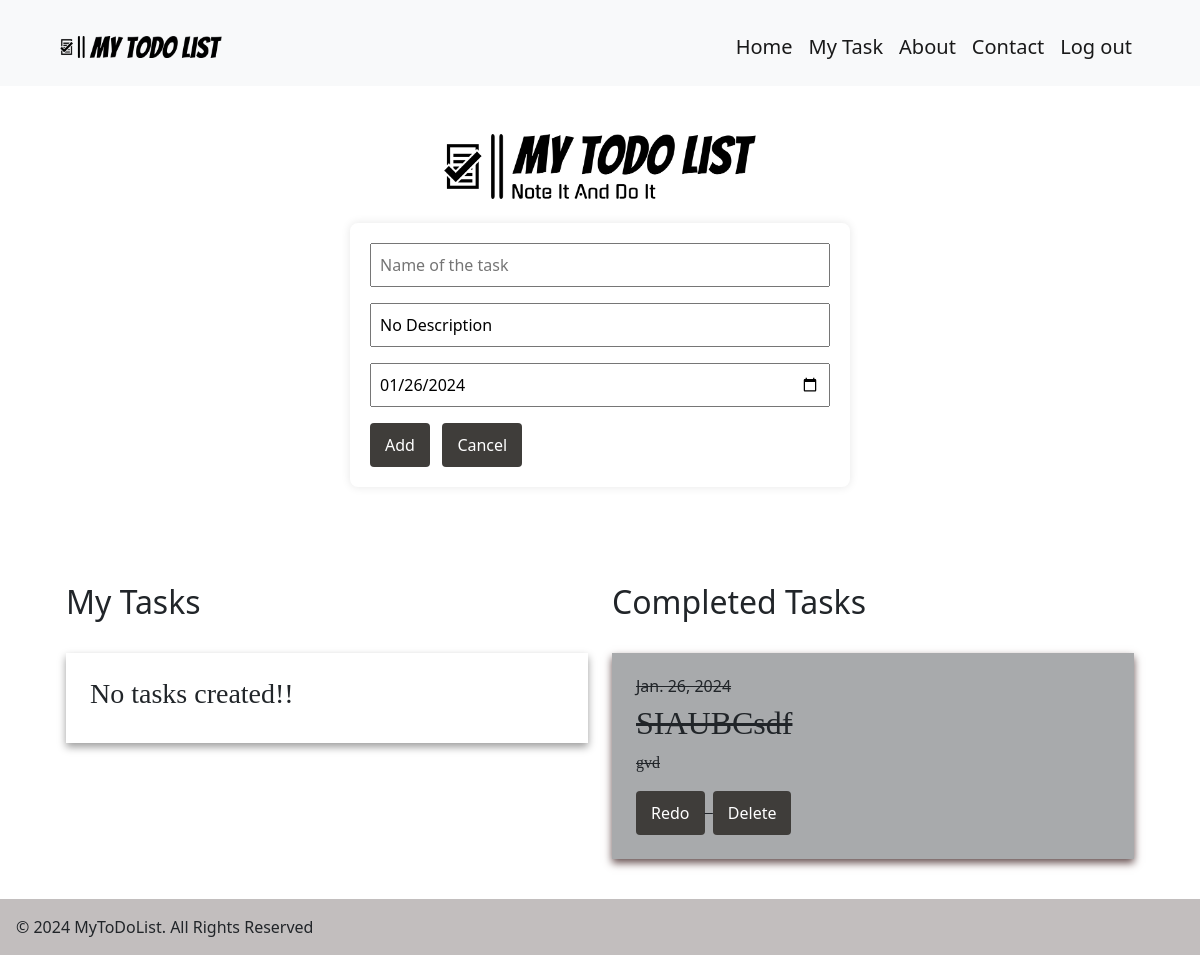
Screenshot of / (signed in) with the database file from the repository.
### home/models.py (models this page shows, shortened)
class CompletedTask(models.Model):
    user = models.ForeignKey(User, on_delete=models.CASCADE)
    completed_task_name = models.CharField(max_length=100)
    completed_task_des = models.TextField()
    completed_task_date = models.DateField(default=datetime.date.today)

### home/views.py (the view, shortened to what this page needs)
# urls.py: path('',views.home, name='home' ),
@login_required
def home(request):
    tasks = {
        'my_task': MyTask.objects.filter(user=request.user),
        'com_task': CompletedTask.objects.filter(user=request.user),
    }
    return render(request, 'index.html', tasks)

### templates/index.html (shortened to what this page needs)
{% extends "base.html" %}
{% load static %}
{% block content %}
<div class="pt-4 container">
    <div class="text-center">
        <br>
        <img src="{% static "image/head.png" %}" alt="" id="head">
    </div>
    <div class="p-4">
        <form method="post">
            <input type="text" name="name" placeholder="Name of the task" id="newTask" required><br>
            <input type="text" name="description" placeholder="Description of the task" value="No Description"><br>
            <input type="date" name="date" placeholder="Date" value="{% now 'Y-m-d' %}" >
            <br>
            <a href="#mytask"><button type="submit">Add</button></a>&nbsp;&nbsp;
            <a href="{% url 'home' %}"><button type="cancel">Cancel</button></a>
        </form><br><br>
    </div>
    <div class="p-4" >
        <div class="row task-list">
            <div class="col-md-6"  id="mytask">
                <h2 >My Tasks</h2><br>
                {% for task in my_task %}
                    <div class="p-4 " style="background-color: #ffffff; box-shadow: 0 4px 8px rgba(0, 0, 0, 0.39); ">
                        <h6>{{ task.task_date }}</h6>
                        <h2 style="font-family: 'Pacifico', cursive;">{{ task.task_name }}</h2>
                        <p style="font-family: 'Pacifico', cursive;">{{ task.task_des }}</p>
                        <a href="{% url 'edit' task.id %}"><button>Edit</button></a>
                        <a href="{% url 'completed' task.id %}#comtask"><button>Completed</button></a>
                    </div><br>
                {% empty %}
                    <div class="p-4 pb-0" style="background-color: #ffffff; box-shadow: 0 4px 8px rgba(0, 0, 0, 0.39);">
                        <h3 style="font-family: 'Pacifico', cursive;">No tasks created!!</h3><br>
                    </div>
                {% endfor %}
                <br>
            </div>
            <div class="col-md-6" id="comtask">
                <h2>Completed Tasks</h2><br>
                {% for task in com_task %}
                    <div class="p-4 text-decoration-line-through" style="background-color: #a8aaac; box-shadow: 0 4px 8px rgb(104, 81, 81);">
                        <h6>{{ task.completed_task_date }}</h6>
                        <h2 style="font-family: 'Pacifico', cursive;">{{ task.completed_task_name }}</h2>
                        <p style="font-family: 'Pacifico', cursive;">{{ task.completed_task_des }}</p>
                        <a href="{% url 'redo' task.id %}#mytask"><button>Redo</button></a>&nbsp;
                        <a href="{% url 'delete' task.id %}#comtask"><button>Delete</button></a>
                    </div><br>
                {% empty %}
                    <div class="p-4 pb-0" style="background-color: #a8aaac; box-shadow: 0 4px 8px rgb(104, 81, 81);">
                        <h3 style="font-family: 'Pacifico', cursive;">Tasks are not completed!!</h3><br>
                    </div>
                {% endfor %}
                <br><br>
            </div>
        </div>
    </div>
</div>
{% endblock content %}

### Static/css/mytodlist.css (style rules this page uses)
#head { width: 28%; }
form { background-color: #ffffff; padding: 20px; border-radius: 8px; box-shadow: 0 0 10px rgba(0, 0, 0, 0.1); width: 100%; max-width: 500px; box-sizing: border-box; margin: 0 auto; }
input { width: 100%; padding: 8px; margin-bottom: 16px; box-sizing: border-box; }
button { background-color: #3f3d3a; color: #fff; padding: 10px 15px; border: none; border-radius: 4px; cursor: pointer; font-size: 16px; }

### rows the page displays
CompletedTask: completed_task_date "Jan. 26, 2024", completed_task_name "SIAUBCsdf", completed_task_des "gvd"
